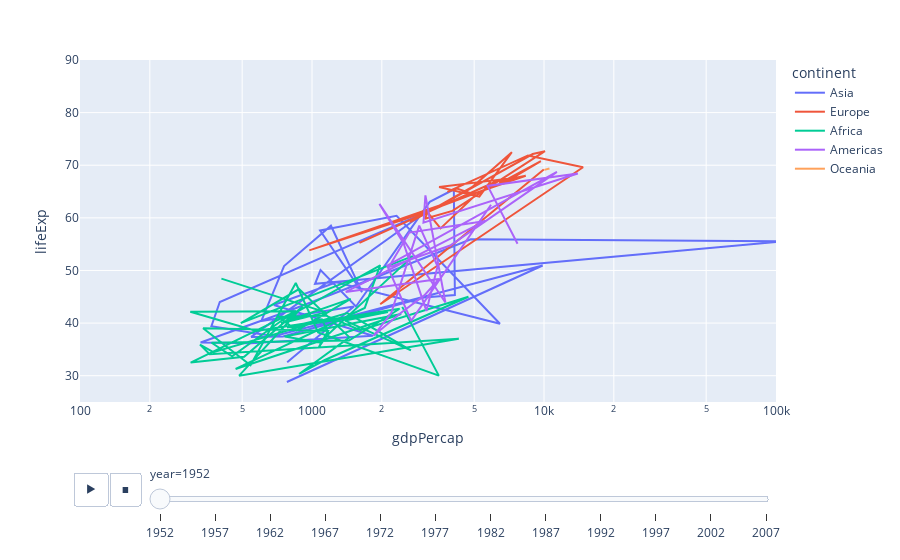

Here is the notebook cell this chart was saved with:
### Code cell
df = px.data.gapminder()

px.line(df, x="gdpPercap", y="lifeExp", animation_frame="year", animation_group="country",
                 color="continent", hover_name="country",
                 log_x=True, range_x=[100,100000], range_y=[25,90])

### Figure 1 — Plotly figure (JSON) as saved in the notebook; plotly's stock layout.template omitted (floating-point values rounded to 4 significant figures)
{"data": [{"hovertemplate": "<b>%{hovertext}</b><br><br>continent=Asia<br>year=1952<br>gdpPercap=%{x}<br>lifeExp=%{y}<extra></extra>", "hovertext": ["Afghanistan", "Bahrain", "Bangladesh", "Cambodia", "China", "Hong Kong, China", "India", "Indonesia", "Iran", "Iraq", "Israel", "Japan", "Jordan", "Korea, Dem. Rep.", "Korea, Rep.", "Kuwait", "Lebanon", "Malaysia", "Mongolia", "Myanmar", "Nepal", "Oman", "Pakistan", "Philippines", "Saudi Arabia", "Singapore", "Sri Lanka", "Syria", "Taiwan", "Thailand", "Vietnam", "West Bank and Gaza", "Yemen, Rep."], "ids": ["Afghanistan", "Bahrain", "Bangladesh", "Cambodia", "China", "Hong Kong, China", "India", "Indonesia", "Iran", "Iraq", "Israel", "Japan", "Jordan", "Korea, Dem. Rep.", "Korea, Rep.", "Kuwait", "Lebanon", "Malaysia", "Mongolia", "Myanmar", "Nepal", "Oman", "Pakistan", "Philippines", "Saudi Arabia", "Singapore", "Sri Lanka", "Syria", "Taiwan", "Thailand", "Vietnam", "West Bank and Gaza", "Yemen, Rep."], "legendgroup": "Asia", "line": {"color": "#636efa", "dash": "solid"}, "marker": {"symbol": "circle"}, "mode": "lines", "name": "Asia", "orientation": "v", "showlegend": true, "type": "scatter", "x": [779.4, 9867.0, 684.2, 368.5, 400.4, 3054.0, 546.6, 749.7, 3035.0, 4130.0, 4087.0, 3217.0, 1547.0, 1088.0, 1031.0, 108400.0, 4835.0, 1831.0, 786.6, 331, 545.9, 1828.0, 684.6, 1273.0, 6460.0, 2315.0, 1084.0, 1643.0, 1207.0, 757.8, 605.1, 1516.0, 781.7], "xaxis": "x", "y": [28.8, 50.94, 37.48, 39.42, 44, 60.96, 37.37, 37.47, 44.87, 45.32, 65.39, 63.03, 43.16, 50.06, 47.45, 55.56, 55.93, 48.46, 42.24, 36.32, 36.16, 37.58, 43.44, 47.75, 39.88, 60.4, 57.59, 45.88, 58.5, 50.85, 40.41, 43.16, 32.55], "yaxis": "y"}, {"hovertemplate": "<b>%{hovertext}</b><br><br>continent=Europe<br>year=1952<br>gdpPercap=%{x}<br>lifeExp=%{y}<extra></extra>", "hovertext": ["Albania", "Austria", "Belgium", "Bosnia and Herzegovina", "Bulgaria", "Croatia", "Czech Republic", "Denmark", "Finland", "France", "Germany", "Greece", "Hungary", "Iceland", "Ireland", "Italy", "Montenegro", "Netherlands", "Norway", "Poland", "Portugal", "Romania", "Serbia", "Slovak Republic", "Slovenia", "Spain", "Sweden", "Switzerland", "Turkey", "United Kingdom"], "ids": ["Albania", "Austria", "Belgium", "Bosnia and Herzegovina", "Bulgaria", "Croatia", "Czech Republic", "Denmark", "Finland", "France", "Germany", "Greece", "Hungary", "Iceland", "Ireland", "Italy", "Montenegro", "Netherlands", "Norway", "Poland", "Portugal", "Romania", "Serbia", "Slovak Republic", "Slovenia", "Spain", "Sweden", "Switzerland", "Turkey", "United Kingdom"], "legendgroup": "Europe", "line": {"color": "#EF553B", "dash": "solid"}, "marker": {"symbol": "circle"}, "mode": "lines", "name": "Europe", "orientation": "v", "showlegend": true, "type": "scatter", "x": [1601.0, 6137.0, 8343.0, 973.5, 2444.0, 3119.0, 6876.0, 9692.0, 6425.0, 7030.0, 7144.0, 3531.0, 5264.0, 7268.0, 5210.0, 4931.0, 2648.0, 8942.0, 10100.0, 4029.0, 3068.0, 3145.0, 3581.0, 5075.0, 4215.0, 3834.0, 8528.0, 14730.0, 1969.0, 9980.0], "xaxis": "x", "y": [55.23, 66.8, 68, 53.82, 59.6, 61.21, 66.87, 70.78, 66.55, 67.41, 67.5, 65.86, 64.03, 72.49, 66.91, 65.94, 59.16, 72.13, 72.67, 61.31, 59.82, 61.05, 58.0, 64.36, 65.57, 64.94, 71.86, 69.62, 43.59, 69.18], "yaxis": "y"}, {"hovertemplate": "<b>%{hovertext}</b><br><br>continent=Africa<br>year=1952<br>gdpPercap=%{x}<br>lifeExp=%{y}<extra></extra>", "hovertext": ["Algeria", "Angola", "Benin", "Botswana", "Burkina Faso", "Burundi", "Cameroon", "Central African Republic", "Chad", "Comoros", "Congo, Dem. Rep.", "Congo, Rep.", "Cote d'Ivoire", "Djibouti", "Egypt", "Equatorial Guinea", "Eritrea", "Ethiopia", "Gabon", "Gambia", "Ghana", "Guinea", "Guinea-Bissau", "Kenya", "Lesotho", "Liberia", "Libya", "Madagascar", "Malawi", "Mali", "Mauritania", "Mauritius", "Morocco", "Mozambique", "Namibia", "Niger", "Nigeria", "Reunion", "Rwanda", "Sao Tome and Principe", "Senegal", "Sierra Leone", "Somalia", "South Africa", "Sudan", "Swaziland", "Tanzania", "Togo", "Tunisia", "Uganda", "Zambia", "Zimbabwe"], "ids": ["Algeria", "Angola", "Benin", "Botswana", "Burkina Faso", "Burundi", "Cameroon", "Central African Republic", "Chad", "Comoros", "Congo, Dem. Rep.", "Congo, Rep.", "Cote d'Ivoire", "Djibouti", "Egypt", "Equatorial Guinea", "Eritrea", "Ethiopia", "Gabon", "Gambia", "Ghana", "Guinea", "Guinea-Bissau", "Kenya", "Lesotho", "Liberia", "Libya", "Madagascar", "Malawi", "Mali", "Mauritania", "Mauritius", "Morocco", "Mozambique", "Namibia", "Niger", "Nigeria", "Reunion", "Rwanda", "Sao Tome and Principe", "Senegal", "Sierra Leone", "Somalia", "South Africa", "Sudan", "Swaziland", "Tanzania", "Togo", "Tunisia", "Uganda", "Zambia", "Zimbabwe"], "legendgroup": "Africa", "line": {"color": "#00cc96", "dash": "solid"}, "marker": {"symbol": "circle"}, "mode": "lines", "name": "Africa", "orientation": "v", "showlegend": true, "type": "scatter", "x": [2449.0, 3521.0, 1063.0, 851.2, 543.3, 339.3, 1173.0, 1071.0, 1179.0, 1103.0, 780.5, 2126.0, 1389.0, 2670.0, 1419.0, 375.6, 328.9, 362.1, 4293.0, 485.2, 911.3, 510.2, 299.9, 853.5, 298.8, 575.6, 2388.0, 1443.0, 369.2, 452.3, 743.1, 1968.0, 1688.0, 468.5, 2424.0, 761.9, 1077.0, 2719.0, 493.3, 879.6, 1450.0, 879.8, 1136.0, 4725.0, 1616.0, 1148.0, 716.7, 859.8, 1468.0, 734.8, 1147.0, 406.9], "xaxis": "x", "y": [43.08, 30.02, 38.22, 47.62, 31.98, 39.03, 38.52, 35.46, 38.09, 40.72, 39.14, 42.11, 40.48, 34.81, 41.89, 34.48, 35.93, 34.08, 37.0, 30, 43.15, 33.61, 32.5, 42.27, 42.14, 38.48, 42.72, 36.68, 36.26, 33.69, 40.54, 50.99, 42.87, 31.29, 41.73, 37.44, 36.32, 52.72, 40, 46.47, 37.28, 30.33, 32.98, 45.01, 38.63, 41.41, 41.22, 38.6, 44.6, 39.98, 42.04, 48.45], "yaxis": "y"}, {"hovertemplate": "<b>%{hovertext}</b><br><br>continent=Americas<br>year=1952<br>gdpPercap=%{x}<br>lifeExp=%{y}<extra></extra>", "hovertext": ["Argentina", "Bolivia", "Brazil", "Canada", "Chile", "Colombia", "Costa Rica", "Cuba", "Dominican Republic", "Ecuador", "El Salvador", "Guatemala", "Haiti", "Honduras", "Jamaica", "Mexico", "Nicaragua", "Panama", "Paraguay", "Peru", "Puerto Rico", "Trinidad and Tobago", "United States", "Uruguay", "Venezuela"], "ids": ["Argentina", "Bolivia", "Brazil", "Canada", "Chile", "Colombia", "Costa Rica", "Cuba", "Dominican Republic", "Ecuador", "El Salvador", "Guatemala", "Haiti", "Honduras", "Jamaica", "Mexico", "Nicaragua", "Panama", "Paraguay", "Peru", "Puerto Rico", "Trinidad and Tobago", "United States", "Uruguay", "Venezuela"], "legendgroup": "Americas", "line": {"color": "#ab63fa", "dash": "solid"}, "marker": {"symbol": "circle"}, "mode": "lines", "name": "Americas", "orientation": "v", "showlegend": true, "type": "scatter", "x": [5911.0, 2677.0, 2109.0, 11370.0, 3940.0, 2144.0, 2627.0, 5587.0, 1398.0, 3522.0, 3048.0, 2428.0, 1840.0, 2195.0, 2899.0, 3478.0, 3112.0, 2480.0, 1952.0, 3759.0, 3082.0, 3023.0, 13990.0, 5717.0, 7690.0], "xaxis": "x", "y": [62.48, 40.41, 50.92, 68.75, 54.74, 50.64, 57.21, 59.42, 45.93, 48.36, 45.26, 42.02, 37.58, 41.91, 58.53, 50.79, 42.31, 55.19, 62.65, 43.9, 64.28, 59.1, 68.44, 66.07, 55.09], "yaxis": "y"}, {"hovertemplate": "<b>%{hovertext}</b><br><br>continent=Oceania<br>year=1952<br>gdpPercap=%{x}<br>lifeExp=%{y}<extra></extra>", "hovertext": ["Australia", "New Zealand"], "ids": ["Australia", "New Zealand"], "legendgroup": "Oceania", "line": {"color": "#FFA15A", "dash": "solid"}, "marker": {"symbol": "circle"}, "mode": "lines", "name": "Oceania", "orientation": "v", "showlegend": true, "type": "scatter", "x": [10040.0, 10560.0], "xaxis": "x", "y": [69.12, 69.39], "yaxis": "y"}], "layout": {"legend": {"title": {"text": "continent"}, "tracegroupgap": 0}, "margin": {"t": 60}, "sliders": [{"active": 0, "currentvalue": {"prefix": "year="}, "len": 0.9, "pad": {"b": 10, "t": 60}, "steps": [{"args": [["1952"], {"frame": {"duration": 0, "redraw": false}, "fromcurrent": true, "mode": "immediate", "transition": {"duration": 0, "easing": "linear"}}], "label": "1952", "method": "animate"}, {"args": [["1957"], {"frame": {"duration": 0, "redraw": false}, "fromcurrent": true, "mode": "immediate", "transition": {"duration": 0, "easing": "linear"}}], "label": "1957", "method": "animate"}, {"args": [["1962"], {"frame": {"duration": 0, "redraw": false}, "fromcurrent": true, "mode": "immediate", "transition": {"duration": 0, "easing": "linear"}}], "label": "1962", "method": "animate"}, {"args": [["1967"], {"frame": {"duration": 0, "redraw": false}, "fromcurrent": true, "mode": "immediate", "transition": {"duration": 0, "easing": "linear"}}], "label": "1967", "method": "animate"}, {"args": [["1972"], {"frame": {"duration": 0, "redraw": false}, "fromcurrent": true, "mode": "immediate", "transition": {"duration": 0, "easing": "linear"}}], "label": "1972", "method": "animate"}, {"args": [["1977"], {"frame": {"duration": 0, "redraw": false}, "fromcurrent": true, "mode": "immediate", "transition": {"duration": 0, "easing": "linear"}}], "label": "1977", "method": "animate"}, {"args": [["1982"], {"frame": {"duration": 0, "redraw": false}, "fromcurrent": true, "mode": "immediate", "transition": {"duration": 0, "easing": "linear"}}], "label": "1982", "method": "animate"}, {"args": [["1987"], {"frame": {"duration": 0, "redraw": false}, "fromcurrent": true, "mode": "immediate", "transition": {"duration": 0, "easing": "linear"}}], "label": "1987", "method": "animate"}, {"args": [["1992"], {"frame": {"duration": 0, "redraw": false}, "fromcurrent": true, "mode": "immediate", "transition": {"duration": 0, "easing": "linear"}}], "label": "1992", "method": "animate"}, {"args": [["1997"], {"frame": {"duration": 0, "redraw": false}, "fromcurrent": true, "mode": "immediate", "transition": {"duration": 0, "easing": "linear"}}], "label": "1997", "method": "animate"}, {"args": [["2002"], {"frame": {"duration": 0, "redraw": false}, "fromcurrent": true, "mode": "immediate", "transition": {"duration": 0, "easing": "linear"}}], "label": "2002", "method": "animate"}, {"args": [["2007"], {"frame": {"duration": 0, "redraw": false}, "fromcurrent": true, "mode": "immediate", "transition": {"duration": 0, "easing": "linear"}}], "label": "2007", "method": "animate"}], "x": 0.1, "xanchor": "left", "y": 0, "yanchor": "top"}], "updatemenus": [{"buttons": [{"args": [null, {"frame": {"duration": 500, "redraw": false}, "fromcurrent": true, "mode": "immediate", "transition": {"duration": 500, "easing": "linear"}}], "label": "&#9654;", "method": "animate"}, {"args": [[null], {"frame": {"duration": 0, "redraw": false}, "fromcurrent": true, "mode": "immediate", "transition": {"duration": 0, "easing": "linear"}}], "label": "&#9724;", "method": "animate"}], "direction": "left", "pad": {"r": 10, "t": 70}, "showactive": false, "type": "buttons", "x": 0.1, "xanchor": "right", "y": 0, "yanchor": "top"}], "xaxis": {"anchor": "y", "domain": [0, 1], "range": [2, 5], "title": {"text": "gdpPercap"}, "type": "log"}, "yaxis": {"anchor": "x", "domain": [0, 1], "range": [25, 90], "title": {"text": "lifeExp"}}}}
